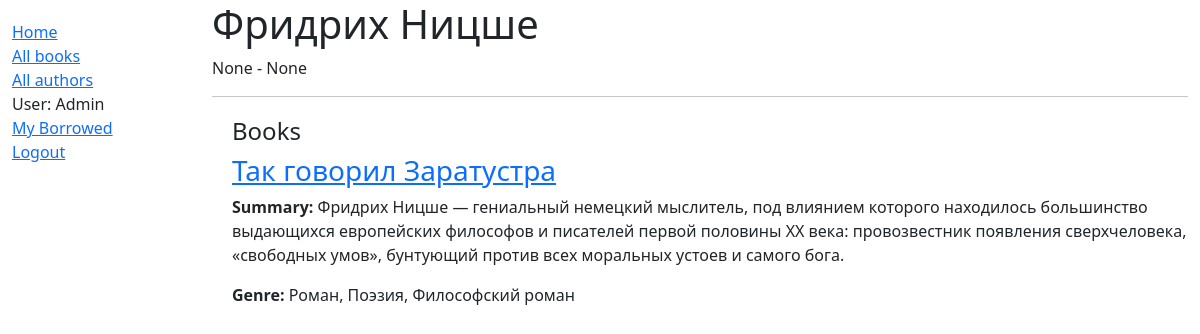
Page /catalog/author/4 (signed in) on the committed database.
### catalog/models.py (models this page shows, shortened)
class Author(models.Model):
    first_name = models.CharField(max_length=100)
    last_name = models.CharField(max_length=100)
    date_of_birth = models.DateField(null=True, blank=True)
    date_of_death = models.DateField('Died', null=True, blank=True)

class Book(models.Model):
    title = models.CharField(max_length=200)
    """ В поле автор мы используем от одного к множеству(foreign key) """
    author = models.ForeignKey('Author', on_delete=models.SET_NULL, null=True)
    summary = models.CharField(max_length=1000, help_text='Аннотация к книги')
    isbn = models.CharField('ISBN', max_length=13, help_text='13 Character <a href="https://www.isbn-international.org/content/what-isbn">ISBN number</a>')
    genre = models.ManyToManyField('Genre', help_text='Выберете жанр книги')
    def get_absolute_url(self):
        return reverse('book-detail', args=[str(self.id)])
    def display_genre(self):
        """
        Creates a string for the Genre. This is required to display genre in Admin.
        """
        return ', '.join([ genre.name for genre in self.genre.all()[:3] ])
    display_genre.short_description = 'Genre'

class Genre(models.Model):
    name = models.CharField(max_length=100, help_text='Enter genre of book you searching')
    def __str__(self):
        return self.name

### catalog/views.py (the view)
# urls.py: url(r'^author/(?P<pk>\d+)$', views.AuthorDetailView.as_view(), name='author-detail'),
class AuthorDetailView(generic.DetailView):
    model = Author

### catalog/templates/catalog/author_detail.html
{% extends "base_generic.html" %}
{% block content %}
  <h1>{{ author.first_name }} {{ author.last_name }}</h1>
  <span>{{ author.date_of_birth }} - {{ author.date_of_birth }}</span>
  <hr>
  <div style="margin-left:20px;margin-top:20px">
    <h4>Books</h4>
        {% for book in author.book_set.all %}
          <a href="{{ book.get_absolute_url }}"><h3>{{ book.title }}</h3></a>
          <p><strong>Summary:</strong> {{ book.summary }}</p>
          <p><strong>Genre:</strong> {% for genre in book.genre.all %} {{ genre }}{% if not forloop.last %}, {% endif %}{% endfor %}</p>
        {% endfor %}
  </div>
{% endblock %}

### catalog/templates/base_generic.html (shortened to what this page needs)
<!DOCTYPE html>
<html lang="en">
<head>
  <link href="https://cdn.jsdelivr.net/npm/bootstrap@5.1.1/dist/css/bootstrap.min.css" rel="stylesheet">
  {% load static %}
  <link rel="stylesheet" href="{% static '/css/style.css' %}">
</head>
<body>
  <div class="container-fluid">
    <div class="row">
      <div class="col-sm-2">
      {% block sidebar %}
      <ul class="sidebar-nav">
          <li><a href="{% url 'index' %}">Home</a></li>
          <li><a href="{% url 'books' %}">All books</a></li>
          <li><a href="{% url 'authors' %}">All authors</a></li>
          {% if user.is_authenticated %}
          <li>User: {{ user.get_username }}</li>
          <li><a href="{% url 'my-borrowed' %}">My Borrowed</a></li>
          <li><a href="{% url 'logout'%}?next={{request.path}}">Logout</a></li>
        {% else %}
          <li><a href="{% url 'login'%}?next={{request.path}}">Login</a></li>
        {% endif %}
      </ul>
     {% endblock %}
      </div>
      <div class="col-sm-10 ">
        {% block content %}{% endblock %}
      </div>
    </div>
  </div>
</body>
</html>

### catalog/static/css/style.css (style rules this page uses)
.sidebar-nav { margin-top: 20px; padding: 0; list-style: none; }

### rows in the picture
Author: date_of_birth "None"
Book: title "Так говорил Заратустра", summary "Фридрих Ницше — гениальный немецкий мыслитель, под влиянием которого находилось большинство выдающихся европейских философов и писателей первой половины XX века: провозвестник появления сверхчеловека, «свободных умов», бунтующий против всех моральных устоев и самого бога."
Genre: name "Роман"
Genre: name "Поэзия"
Genre: name "Философский роман"

### other values in the picture
{{ user.get_username }} "Admin"
